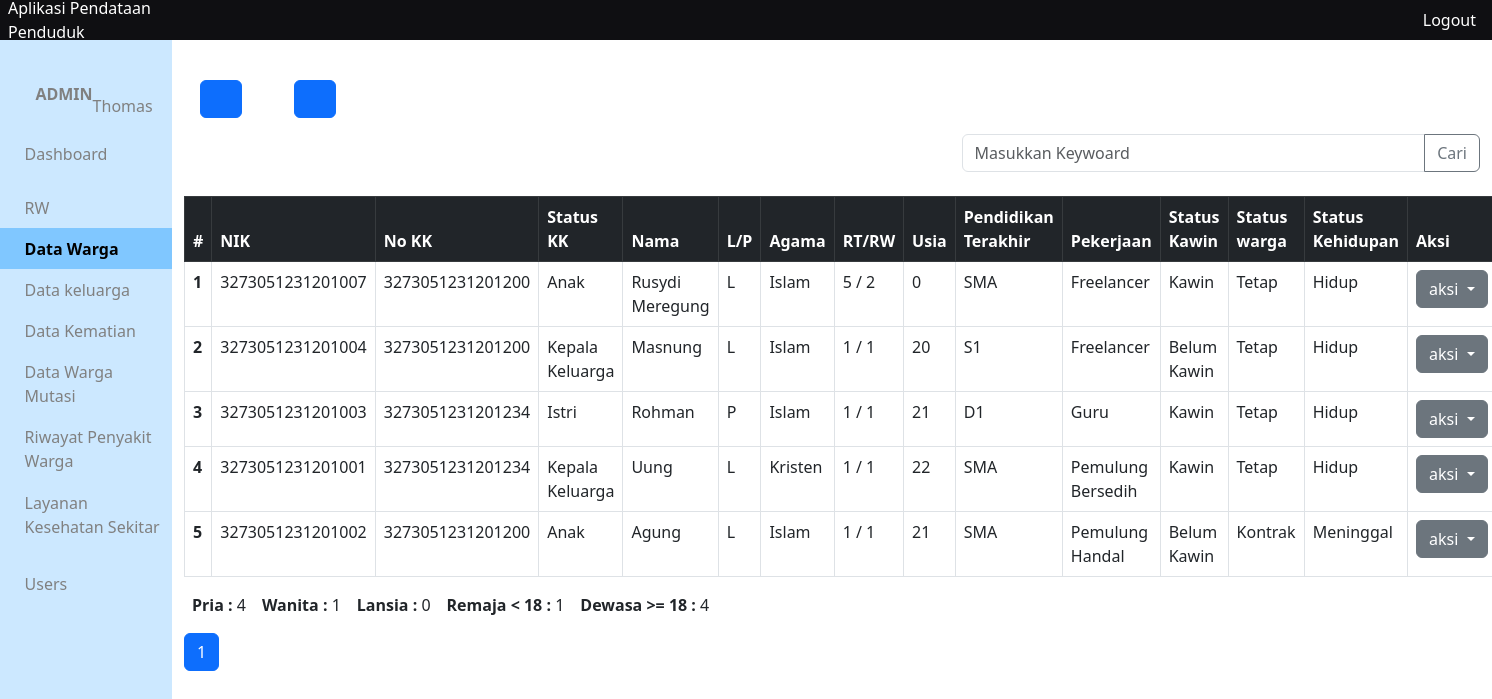
Screenshot of /app/views/warga/ (signed in) with the database file from the repository.
### tables this page shows
CREATE TABLE `warga` (
  `nik_warga` varchar(16) NOT NULL,
  `no_kk` varchar(16) DEFAULT NULL,
  `status_kk` varchar(50) DEFAULT NULL,
  `nama_warga` varchar(300) DEFAULT NULL,
  `tempat_lahir` varchar(300) DEFAULT NULL,
  `tanggal_lahir` date DEFAULT NULL,
  `alamat_ktp` varchar(300) DEFAULT NULL,
  `alamat_tinggal` varchar(300) DEFAULT NULL,
  `no_rt` int(10) DEFAULT NULL,
  `no_rw` int(10) DEFAULT NULL,
  `agama` varchar(50) DEFAULT NULL,
  `pendidikan_terakhir` varchar(20) DEFAULT NULL,
  `pekerjaan` varchar(200) DEFAULT NULL,
  `jenis_kelamin` char(1) DEFAULT NULL,
  `status_perkawinan` varchar(15) DEFAULT NULL,
  `status_warga` varchar(10) DEFAULT NULL,
  `status_kehidupan` varchar(10) DEFAULT NULL,
  `kewarganegaraan` varchar(10) DEFAULT NULL,
  `gol_darah` char(2) DEFAULT NULL,
  `kontak` varchar(15) DEFAULT NULL,
  `id_adder` int(10) DEFAULT NULL,
  `id_updater` int(10) DEFAULT NULL,
  `created_at` timestamp NULL DEFAULT current_timestamp(),
  `updated_at` timestamp NULL DEFAULT current_timestamp()
);

### app/functions/warga/function-crud.php (called while the page is built, shortened)
<?php
require_once __DIR__."/../main-function.php";
function getAllWarga(){
	$query = "SELECT *, TIMESTAMPDIFF(YEAR, tanggal_lahir, CURDATE()) AS usia FROM warga ORDER BY created_at DESC";
	return query($query);
}
function getAllWargaPaginated($mulaiDari, $jumlahTampil){
	$query = "SELECT *, TIMESTAMPDIFF(YEAR, tanggal_lahir, CURDATE()) AS usia FROM warga ORDER BY created_at DESC LIMIT $mulaiDari, $jumlahTampil";
	return query($query);
}
function getJumlahLansia(){
	$query = "SELECT COUNT(nik_warga) as jumlah FROM warga WHERE TIMESTAMPDIFF(YEAR, tanggal_lahir, CURDATE()) >= 60 ORDER BY created_at DESC";
	return query($query)[0]['jumlah'];
}
function getJumlahDewasa(){
	$query = "SELECT COUNT(nik_warga) as jumlah FROM warga WHERE TIMESTAMPDIFF(YEAR, tanggal_lahir, CURDATE()) >= 18 ORDER BY created_at DESC";
	return query($query)[0]['jumlah'];
}
function getJumlahRemaja(){
	$query = "SELECT COUNT(nik_warga) as jumlah FROM warga WHERE TIMESTAMPDIFF(YEAR, tanggal_lahir, CURDATE()) < 18 ORDER BY created_at DESC";
	return query($query)[0]['jumlah'];
}
function getJumlahPria(){
	$query = "SELECT COUNT(nik_warga) as jumlah FROM warga WHERE jenis_kelamin = 'L' ORDER BY created_at DESC";
	return query($query)[0]['jumlah'];
}
function getJumlahWanita(){
	$query = "SELECT COUNT(nik_warga) as jumlah FROM warga WHERE jenis_kelamin = 'P' ORDER BY created_at DESC";
	return query($query)[0]['jumlah'];
}
?>

### app/functions/main-function.php (called while the page is built, shortened)
<?php
$conn = mysqli_connect("localhost", "root", '', "data_penduduk");
function query($query)
{
	global $conn;
	$result = mysqli_query($conn, $query);
	$rows = [];
		while( $row = mysqli_fetch_assoc($result) ) {
			$rows[] = $row;
		}
	return $rows;
}

### app/views/warga/index.php (the view, shortened to what this page needs)
<?php include_once '../layouts/header.php' ?>
<?php include_once '../layouts/side-bar.php' ?>
<div class="container">
<?php include_once '../layouts/menu.php' ?>
<?php include_once '../layouts/form-cari.php'?>
<table class="table table-hover table-bordered mt-2">
  <thead>
    <tr class="table-dark">
      <th scope="col">#</th>
      <th scope="col">NIK</th>
      <th scope="col">No KK</th>
      <th scope="col">Status KK</th>
      <th scope="col">Nama</th>
      <th scope="col">L/P</th>
      <th scope="col">Agama</th>
      <th scope="col">RT/RW</th>
      <th scope="col">Usia</th>
      <th scope="col">Pendidikan Terakhir</th>
      <th scope="col">Pekerjaan</th>
      <th scope="col">Status Kawin</th>
      <th scope="col">Status warga</th>
      <th scope="col">Status Kehidupan</th>
      <th scope="col">Aksi</th>
    </tr>
  </thead>
  <tbody>
  	<?php $no = 1; ?>
  	<?php
		$jumlahData = count(getAllWarga());
		$jumlahDataPerhalaman = 8;
		$jumlahHalaman = ceil($jumlahData / $jumlahDataPerhalaman);
		$halamanAktif = ( isset($_GET['page']) ? $halamanAktif = $_GET['page'] : $halamanAktif = 1);
		$mulaiDari = ($halamanAktif * $jumlahDataPerhalaman) - $jumlahDataPerhalaman;
		$warga_all = getAllWargaPaginated($mulaiDari, $jumlahDataPerhalaman);
	?>
  	<?php foreach ($warga_all as $w) { ?>
    <tr>
      <th scope="row"><?= $no++; ?></th>
      <td><?= $w['nik_warga'] ?></td>
      <td><?= $w['no_kk'] ?></td>
      <td><?= $w['status_kk'] ?></td>
      <td><?= $w['nama_warga'] ?></td>
      <td><?= $w['jenis_kelamin'] ?></td>
      <td><?= $w['agama'] ?></td>
      <td><?= $w['no_rt'] ?> / <?= $w['no_rw'] ?></td>
      <td><?= $w['usia'] ?></td>
      <td><?= $w['pendidikan_terakhir'] ?></td>
      <td><?= $w['pekerjaan'] ?></td>
      <td><?= $w['status_perkawinan'] ?></td>
      <td><?= $w['status_warga'] ?></td>
      <td><?= $w['status_kehidupan'] ?></td>
      <td>
      	<div class="dropdown">
		  <button class="btn btn-secondary dropdown-toggle" type="button" data-bs-toggle="dropdown" aria-expanded="false">
		    aksi
		  </button>
		</div>
      </td>
    </tr>
    <?php } ?>
</table>
<div class="data-jumlah-warga d-flex">
	<p class="mx-2"><b>Pria :</b> <?= getJumlahPria(); ?> </p>
	<p class="mx-2"><b>Wanita :</b> <?= getJumlahWanita(); ?> </p>
	<p class="mx-2"><b>Lansia :</b> <?= getJumlahLansia(); ?> </p>
	<p class="mx-2"><b>Remaja < 18 :</b> <?= getJumlahRemaja(); ?> </p>
	<p class="mx-2"><b>Dewasa >= 18 :</b> <?= getJumlahDewasa(); ?> </p>
</div>
<nav aria-label="Page navigation example">
  <ul class="pagination">
    <?php for($i=1; $i <= $jumlahHalaman; $i++) : ?>
    	<li class="page-item">
    		<?php if ($halamanAktif == $i) : ?>
    			<a class="page-link active" href="?page=<?= $i ?>"><?= $i ?></a>
    		<?php else : ?>
    			<a class="page-link" href="?page=<?= $i ?>"><?= $i ?></a>
    		<?php endif; ?>
    	</li>
    <?php endfor; ?>
  </ul>
</nav>
</div>
<?php include_once '../layouts/footer.php' ?>

### app/css/colors.css (style rules this page uses)
:root { --pink: #ecc6b3; --docks: #42506B; --haze: #C6CEFF; --fairy: #45E3FF; --rang1: #CCE8FF; --rang2: #B3DDFF; --rang3: #99D2FF; --rang4: #80C7FF; }

### app/css/style.css (style rules this page uses)
* { margin: 0; padding: 0; }
body { width: 100vw; height: 100vh; }

### rows the page displays
warga: nik_warga "3273051231201007", no_kk "3273051231201200", status_kk "Anak", nama_warga "Rusydi Meregung", jenis_kelamin "L", agama "Islam", no_rt "5", no_rw "2", usia "0", pendidikan_terakhir "SMA", pekerjaan "Freelancer", status_perkawinan "Kawin", status_warga "Tetap", status_kehidupan "Hidup"
warga: nik_warga "3273051231201004", no_kk "3273051231201200", status_kk "Kepala Keluarga", nama_warga "Masnung", jenis_kelamin "L", agama "Islam", no_rt "1", no_rw "1", usia "20", pendidikan_terakhir "S1", pekerjaan "Freelancer", status_perkawinan "Belum Kawin", status_warga "Tetap", status_kehidupan "Hidup"
warga: nik_warga "3273051231201003", no_kk "3273051231201234", status_kk "Istri", nama_warga "Rohman", jenis_kelamin "P", agama "Islam", no_rt "1", no_rw "1", usia "21", pendidikan_terakhir "D1", pekerjaan "Guru", status_perkawinan "Kawin", status_warga "Tetap", status_kehidupan "Hidup"
warga: nik_warga "3273051231201001", no_kk "3273051231201234", status_kk "Kepala Keluarga", nama_warga "Uung", jenis_kelamin "L", agama "Kristen", no_rt "1", no_rw "1", usia "22", pendidikan_terakhir "SMA", pekerjaan "Pemulung Bersedih", status_perkawinan "Kawin", status_warga "Tetap", status_kehidupan "Hidup"
warga: nik_warga "3273051231201002", no_kk "3273051231201200", status_kk "Anak", nama_warga "Agung", jenis_kelamin "L", agama "Islam", no_rt "1", no_rw "1", usia "21", pendidikan_terakhir "SMA", pekerjaan "Pemulung Handal", status_perkawinan "Belum Kawin", status_warga "Kontrak", status_kehidupan "Meninggal"

### other values shown
$_SESSION['level'] "ADMIN"
$_SESSION['nama'] "Thomas"
getJumlahPria() "4"
getJumlahWanita() "1"
getJumlahLansia() "0"
getJumlahRemaja() "1"
getJumlahDewasa() "4"
